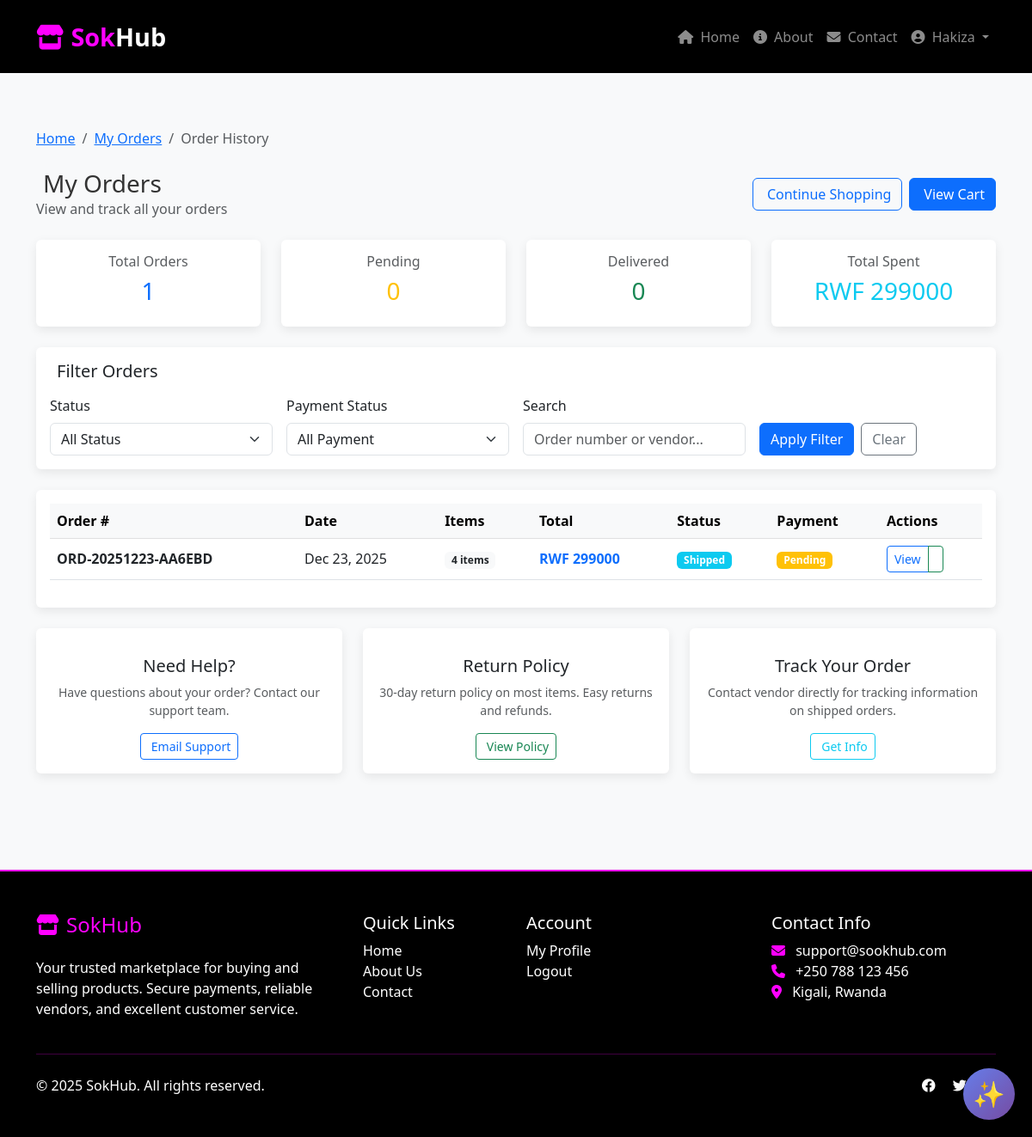
Page /order/customer/orders/ (signed in) on the earlier database version.
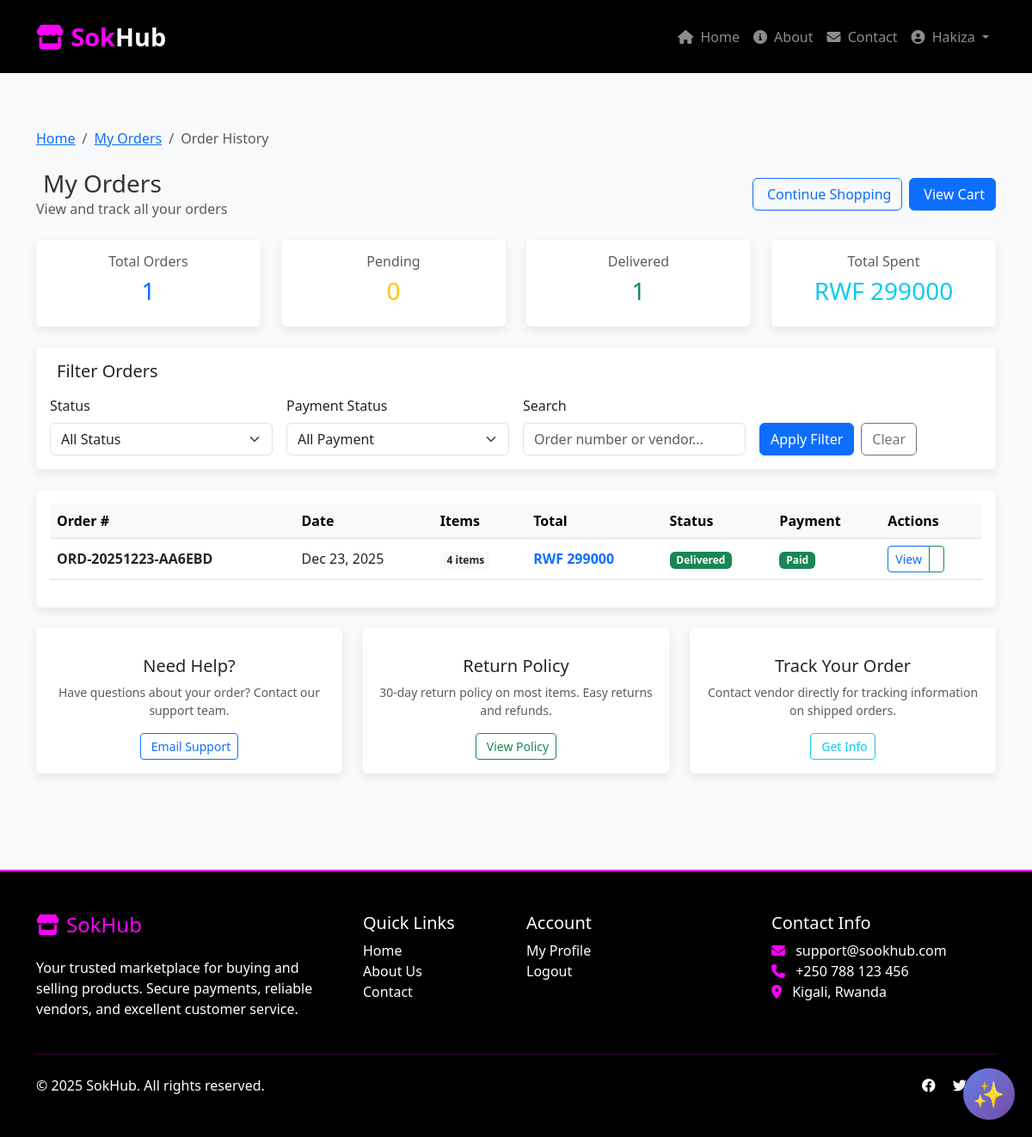
Same page on the later database version.
### order/models.py (models this page shows, shortened)
class Order(models.Model):
    STATUS_CHOICES = (
        ('pending', 'Pending'),
        ('confirmed', 'Confirmed'),
        ('processing', 'Processing'),
        ('shipped', 'Shipped'),
        ('delivered', 'Delivered'),
        ('cancelled', 'Cancelled'),
        ('refunded', 'Refunded'),
    )
    PAYMENT_STATUS_CHOICES = (
        ('pending', 'Pending'),
        ('processing', 'Processing'),
        ('completed', 'Completed'),
        ('failed', 'Failed'),
        ('refunded', 'Refunded'),
    )
    PAYMENT_METHOD_CHOICES = (
        ('momo', 'MTN Momo'),
        ('cash', 'Cash on Delivery'),
        ('card', 'Credit Card'),
    )
    order_number = models.CharField(max_length=20, unique=True, editable=False)
    short_code = models.CharField(max_length=8, unique=True, editable=False)
    customer = models.ForeignKey('customer.User', on_delete=models.CASCADE,
                                related_name='orders', limit_choices_to={'user_type': 'customer'})
    vendor = models.ForeignKey('customer.User', on_delete=models.CASCADE,
                              related_name='vendor_orders', limit_choices_to={'user_type': 'vendor'},
                              null=True, blank=True)
    shipping_address = models.TextField()
    shipping_city = models.CharField(max_length=100)
    shipping_phone = models.CharField(max_length=15)
    shipping_notes = models.TextField(blank=True, null=True)
    payment_method = models.CharField(max_length=20, choices=PAYMENT_METHOD_CHOICES, default='momo')
    payment_status = models.CharField(max_length=20, choices=PAYMENT_STATUS_CHOICES, default='pending')
    momo_number = models.CharField(max_length=15, blank=True, null=True)
    momo_transaction_id = models.CharField(max_length=100, blank=True, null=True)
    payment_date = models.DateTimeField(null=True, blank=True)
    status = models.CharField(max_length=20, choices=STATUS_CHOICES, default='pending')
    status_changed_at = models.DateTimeField(auto_now_add=True)
    subtotal = models.DecimalField(max_digits=10, decimal_places=2, default=0)
    shipping_cost = models.DecimalField(max_digits=10, decimal_places=2, default=0)
    tax_amount = models.DecimalField(max_digits=10, decimal_places=2, default=0)
    discount_amount = models.DecimalField(max_digits=10, decimal_places=2, default=0)
    total_amount = models.DecimalField(max_digits=10, decimal_places=2, default=0)
    invoice_pdf = models.FileField(upload_to='invoices/', null=True, blank=True)
    invoice_number = models.CharField(max_length=20, unique=True, editable=False)
    customer_notes = models.TextField(blank=True, null=True)
    delete_requested = models.BooleanField(default=False)
    delete_request_reason = models.TextField(blank=True, null=True)
    delete_requested_at = models.DateTimeField(null=True, blank=True)
    delete_approved = models.BooleanField(default=False)
    delete_approved_by = models.ForeignKey('customer.User', on_delete=models.SET_NULL,
                                          null=True, blank=True, related_name='approved_deletions')
    delete_approved_at = models.DateTimeField(null=True, blank=True)
    created_at = models.DateTimeField(auto_now_add=True)
    updated_at = models.DateTimeField(auto_now=True)
    delivered_at = models.DateTimeField(null=True, blank=True)
    class Meta:
        ordering = ['-created_at']
        indexes = [
            models.Index(fields=['order_number']),
            models.Index(fields=['customer', 'status']),
            models.Index(fields=['vendor', 'status']),
            models.Index(fields=['status', 'payment_status']),
            models.Index(fields=['created_at']),
        ]
    def can_be_cancelled(self):
        return self.status in ['pending', 'confirmed', 'processing']

### order/views.py (the view)
# urls.py: path('customer/orders/', views.customer_order_list, name='customer_order_list'),
@login_required
@customer_required
def customer_order_list(request):
    orders = Order.objects.filter(customer=request.user).select_related('vendor').prefetch_related('items')
    form = OrderFilterForm(request.GET)
    if form.is_valid():
        status = form.cleaned_data.get('status')
        payment_status = form.cleaned_data.get('payment_status')
        date_from = form.cleaned_data.get('date_from')
        date_to = form.cleaned_data.get('date_to')
        search = form.cleaned_data.get('search')
        if status:
            orders = orders.filter(status=status)
        if payment_status:
            orders = orders.filter(payment_status=payment_status)
        if date_from:
            orders = orders.filter(created_at__date__gte=date_from)
        if date_to:
            orders = orders.filter(created_at__date__lte=date_to)
        if search:
            orders = orders.filter(
                Q(order_number__icontains=search) |
                Q(vendor__vendorprofile__business_name__icontains=search)
            )
    paginator = Paginator(orders, 10)
    page_number = request.GET.get('page')
    page_obj = paginator.get_page(page_number)
    total_orders = orders.count()
    pending_orders = orders.filter(status='pending').count()
    delivered_orders = orders.filter(status='delivered').count()
    total_spent = orders.aggregate(total=Sum('total_amount'))['total'] or 0
    context = {
        'page_obj': page_obj,
        'form': form,
        'total_orders': total_orders,
        'pending_orders': pending_orders,
        'delivered_orders': delivered_orders,
        'total_spent': total_spent,
    }
    return render(request, 'customer/order_list.html', context)

### customer/Decorator.py (called while the page is built)
def customer_required(view_func):
    @wraps(view_func)
    def _wrapped_view(request, *args, **kwargs):
        if not request.user.is_authenticated:
            messages.error(request, 'Please login to access this page.')
            return redirect('login')
        if not hasattr(request.user, 'user_type'):
            messages.error(request, 'Invalid user account.')
            return redirect('home')
        if request.user.user_type != 'customer':
            messages.error(request, 'Access denied. Customer account required.')
            return redirect('home')
        return view_func(request, *args, **kwargs)
    return _wrapped_view

### order/templates/customer/order_list.html (shortened to what the changed rows need)
{% extends 'base.html' %}
{% load static %}
{% block content %}
<div class="container py-4">
    <div class="d-flex justify-content-between align-items-center mb-4">
        <div>
            <h1 class="h3 mb-0">
                My Orders
            </h1>
        </div>
    </div>
    <div class="row mb-4">
        <div class="col-md-3">
            <div class="card border-success">
                <div class="card-body text-center">
                    <h6 class="card-title text-muted">Delivered</h6>
                    <h3 class="text-success">{{ delivered_orders }}</h3>
                </div>
            </div>
        </div>
    </div>
    <div class="card">
        <div class="card-body">
            {% if page_obj %}
                <div class="table-responsive">
                    <table class="table table-hover align-middle">
                        <thead class="table-light">
                            <tr>
                                <th>Order #</th>
                                <th>Date</th>
                                <th>Items</th>
                                <th>Total</th>
                                <th>Status</th>
                                <th>Payment</th>
                                <th>Actions</th>
                            </tr>
                        </thead>
                        <tbody>
                            {% for order in page_obj %}
                            <tr>
                                <td>
                                    <strong>{{ order.order_number }}</strong>
                                </td>
                                <td>{{ order.created_at|date:"M d, Y" }}</td>
                                <td>
                                    <span class="badge bg-light text-dark">
                                        {{ order.items.count }} item{{ order.items.count|pluralize }}
                                    </span>
                                </td>
                                <td>
                                    <strong class="text-primary">RWF {{ order.total_amount|floatformat:0 }}</strong>
                                </td>
                                <td>
                                    {% if order.status == 'pending' %}
                                        <span class="badge bg-warning">Pending</span>
                                    {% elif order.status == 'confirmed' %}
                                        <span class="badge bg-info">Confirmed</span>
                                    {% elif order.status == 'processing' %}
                                        <span class="badge bg-primary">Processing</span>
                                    {% elif order.status == 'shipped' %}
                                        <span class="badge bg-info">Shipped</span>
                                    {% elif order.status == 'delivered' %}
                                        <span class="badge bg-success">Delivered</span>
                                    {% elif order.status == 'cancelled' %}
                                        <span class="badge bg-danger">Cancelled</span>
                                    {% else %}
                                        <span class="badge bg-secondary">{{ order.status }}</span>
                                    {% endif %}
                                </td>
                                <td>
                                    {% if order.payment_status == 'pending' %}
                                        <span class="badge bg-warning">Pending</span>
                                    {% elif order.payment_status == 'completed' %}
                                        <span class="badge bg-success">Paid</span>
                                    {% elif order.payment_status == 'failed' %}
                                        <span class="badge bg-danger">Failed</span>
                                    {% else %}
                                        <span class="badge bg-secondary">{{ order.payment_status }}</span>
                                    {% endif %}
                                </td>
                                <td>
                                    <div class="btn-group btn-group-sm" role="group">
                                        <a href="{% url 'customer_order_detail' order_number=order.order_number %}"
                                           class="btn btn-outline-primary"
                                           title="View Details">
                                             View
                                        </a>
                                        {% if order.invoice_pdf %}
                                        <a href="{% url 'download_invoice' order_number=order.order_number %}"
                                           class="btn btn-outline-success"
                                           title="Download Invoice">
                                        </a>
                                        {% endif %}
                                    </div>
                                </td>
                            </tr>
                            {% endfor %}
                        </tbody>
                    </table>
                </div>
            {% endif %}
        </div>
    </div>
</div>
{% endblock %}

Differences in the rows shown:
changed Order "ORD-20251223-AA6EBD": status "Shipped" → "Delivered"; payment_status "Pending" → "Paid"
Other differences:
{{ delivered_orders }}: "0" → "1"
